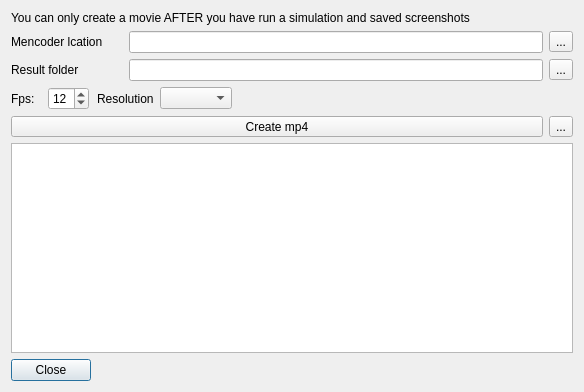
<?xml version="1.0" encoding="UTF-8"?>
<ui version="4.0">
 <class>lismpeg</class>
 <widget class="QDialog" name="lismpeg">
  <property name="geometry">
   <rect>
    <x>0</x>
    <y>0</y>
    <width>584</width>
    <height>392</height>
   </rect>
  </property>
  <property name="windowTitle">
   <string>Convert screenshots to mpeg</string>
  </property>
  <property name="windowIcon">
   <iconset resource="../resources/openlisem.qrc">
    <normaloff>:/2X/film.png</normaloff>:/2X/film.png</iconset>
  </property>
  <layout class="QGridLayout" name="gridLayout">
   <item row="0" column="0" colspan="7">
    <widget class="QLabel" name="label_5">
     <property name="text">
      <string>&lt;html&gt;&lt;head/&gt;&lt;body&gt;&lt;p&gt;You can only create a movie AFTER you have run a simulation and saved screenshots&lt;/p&gt;&lt;/body&gt;&lt;/html&gt;</string>
     </property>
    </widget>
   </item>
   <item row="1" column="0" colspan="3">
    <widget class="QLabel" name="label">
     <property name="sizePolicy">
      <sizepolicy hsizetype="Fixed" vsizetype="Preferred">
       <horstretch>0</horstretch>
       <verstretch>0</verstretch>
      </sizepolicy>
     </property>
     <property name="text">
      <string>Mencoder lcation</string>
     </property>
    </widget>
   </item>
   <item row="1" column="3" colspan="3">
    <widget class="QLineEdit" name="E_mencoderDir"/>
   </item>
   <item row="1" column="6">
    <widget class="QToolButton" name="toolButton_mencoderDir">
     <property name="text">
      <string>...</string>
     </property>
     <property name="icon">
      <iconset resource="../resources/openlisem.qrc">
       <normaloff>:/2X/Folder-Open-icon.png</normaloff>:/2X/Folder-Open-icon.png</iconset>
     </property>
    </widget>
   </item>
   <item row="2" column="0" colspan="2">
    <widget class="QLabel" name="label_2">
     <property name="sizePolicy">
      <sizepolicy hsizetype="Fixed" vsizetype="Preferred">
       <horstretch>0</horstretch>
       <verstretch>0</verstretch>
      </sizepolicy>
     </property>
     <property name="text">
      <string>Result folder</string>
     </property>
    </widget>
   </item>
   <item row="2" column="6">
    <widget class="QToolButton" name="toolButton_resultDir">
     <property name="text">
      <string>...</string>
     </property>
     <property name="icon">
      <iconset resource="../resources/openlisem.qrc">
       <normaloff>:/2X/Folder-icon.png</normaloff>:/2X/Folder-icon.png</iconset>
     </property>
    </widget>
   </item>
   <item row="3" column="0">
    <widget class="QLabel" name="label_3">
     <property name="sizePolicy">
      <sizepolicy hsizetype="Fixed" vsizetype="Preferred">
       <horstretch>0</horstretch>
       <verstretch>0</verstretch>
      </sizepolicy>
     </property>
     <property name="text">
      <string>Fps: </string>
     </property>
    </widget>
   </item>
   <item row="3" column="1">
    <widget class="QDoubleSpinBox" name="doubleSpin_mpegFps">
     <property name="sizePolicy">
      <sizepolicy hsizetype="Fixed" vsizetype="Fixed">
       <horstretch>0</horstretch>
       <verstretch>0</verstretch>
      </sizepolicy>
     </property>
     <property name="decimals">
      <number>0</number>
     </property>
     <property name="minimum">
      <double>1.000000000000000</double>
     </property>
     <property name="maximum">
      <double>30.000000000000000</double>
     </property>
     <property name="singleStep">
      <double>1.000000000000000</double>
     </property>
     <property name="value">
      <double>12.000000000000000</double>
     </property>
    </widget>
   </item>
   <item row="3" column="4">
    <widget class="QComboBox" name="comboBox_mpegResolution">
     <property name="currentIndex">
      <number>-1</number>
     </property>
    </widget>
   </item>
   <item row="3" column="5">
    <spacer name="horizontalSpacer">
     <property name="orientation">
      <enum>Qt::Horizontal</enum>
     </property>
     <property name="sizeHint" stdset="0">
      <size>
       <width>261</width>
       <height>20</height>
      </size>
     </property>
    </spacer>
   </item>
   <item row="4" column="0" colspan="6">
    <widget class="QToolButton" name="toolButton_createMP4">
     <property name="sizePolicy">
      <sizepolicy hsizetype="Preferred" vsizetype="Preferred">
       <horstretch>0</horstretch>
       <verstretch>0</verstretch>
      </sizepolicy>
     </property>
     <property name="text">
      <string>Create mp4</string>
     </property>
     <property name="icon">
      <iconset resource="../resources/openlisem.qrc">
       <normaloff>:/2X/play-icon.png</normaloff>:/2X/play-icon.png</iconset>
     </property>
     <property name="toolButtonStyle">
      <enum>Qt::ToolButtonTextBesideIcon</enum>
     </property>
    </widget>
   </item>
   <item row="4" column="6">
    <widget class="QToolButton" name="toolButton_stpMP4">
     <property name="text">
      <string>...</string>
     </property>
     <property name="icon">
      <iconset resource="../resources/openlisem.qrc">
       <normaloff>:/2X/Stop-icon.png</normaloff>:/2X/Stop-icon.png</iconset>
     </property>
    </widget>
   </item>
   <item row="5" column="0" colspan="7">
    <widget class="QTextEdit" name="E_mpegProcessOutput"/>
   </item>
   <item row="6" column="0" colspan="2">
    <widget class="QDialogButtonBox" name="buttonBox">
     <property name="orientation">
      <enum>Qt::Horizontal</enum>
     </property>
     <property name="standardButtons">
      <set>QDialogButtonBox::Close</set>
     </property>
    </widget>
   </item>
   <item row="2" column="3" colspan="3">
    <widget class="QLineEdit" name="E_resultsDir"/>
   </item>
   <item row="3" column="2" colspan="2">
    <widget class="QLabel" name="label_4">
     <property name="text">
      <string>Resolution</string>
     </property>
    </widget>
   </item>
  </layout>
 </widget>
 <resources>
  <include location="../resources/openlisem.qrc"/>
 </resources>
 <connections>
  <connection>
   <sender>buttonBox</sender>
   <signal>accepted()</signal>
   <receiver>lismpeg</receiver>
   <slot>accept()</slot>
   <hints>
    <hint type="sourcelabel">
     <x>248</x>
     <y>254</y>
    </hint>
    <hint type="destinationlabel">
     <x>157</x>
     <y>274</y>
    </hint>
   </hints>
  </connection>
  <connection>
   <sender>buttonBox</sender>
   <signal>rejected()</signal>
   <receiver>lismpeg</receiver>
   <slot>reject()</slot>
   <hints>
    <hint type="sourcelabel">
     <x>316</x>
     <y>260</y>
    </hint>
    <hint type="destinationlabel">
     <x>286</x>
     <y>274</y>
    </hint>
   </hints>
  </connection>
 </connections>
</ui>
